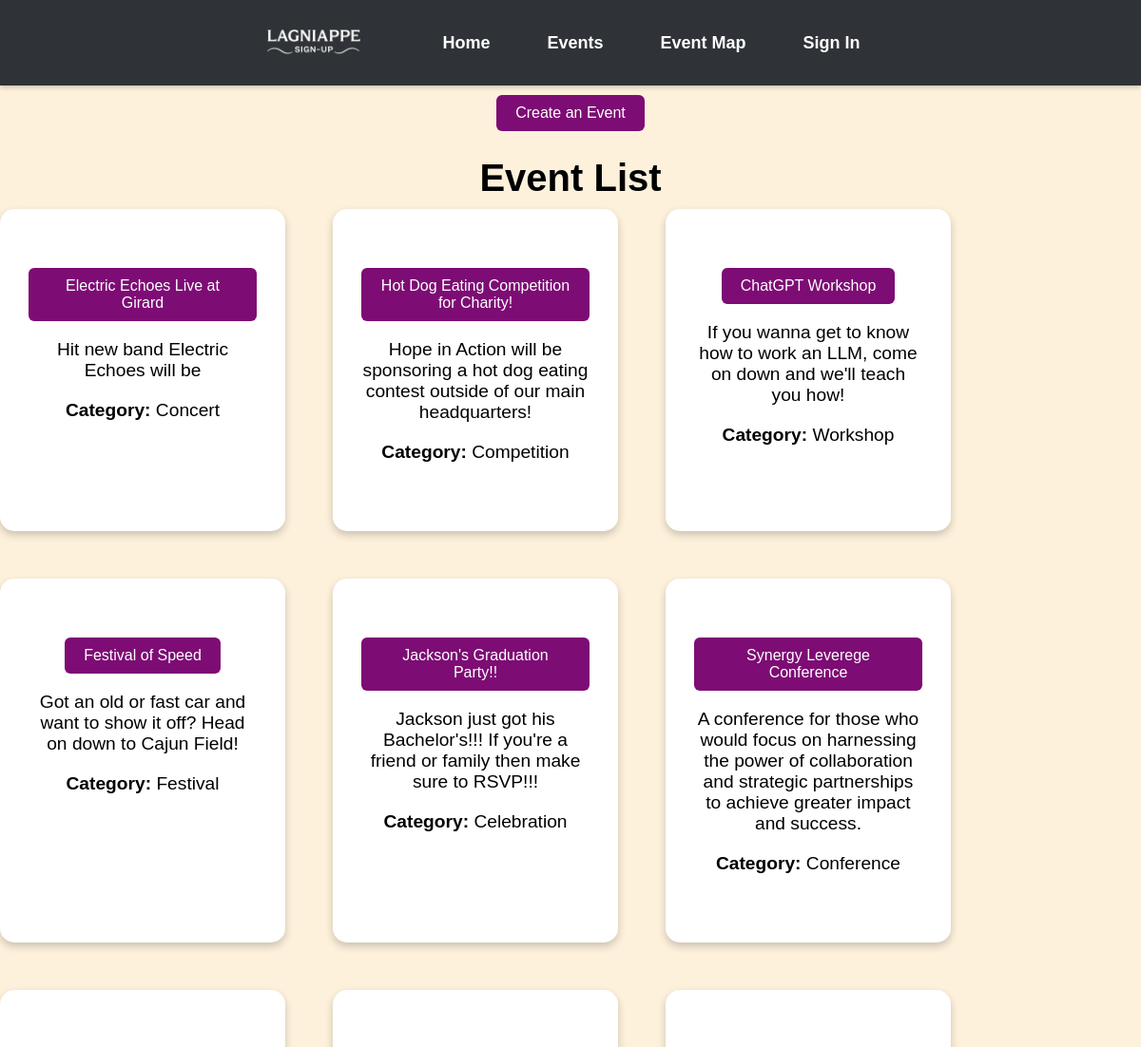
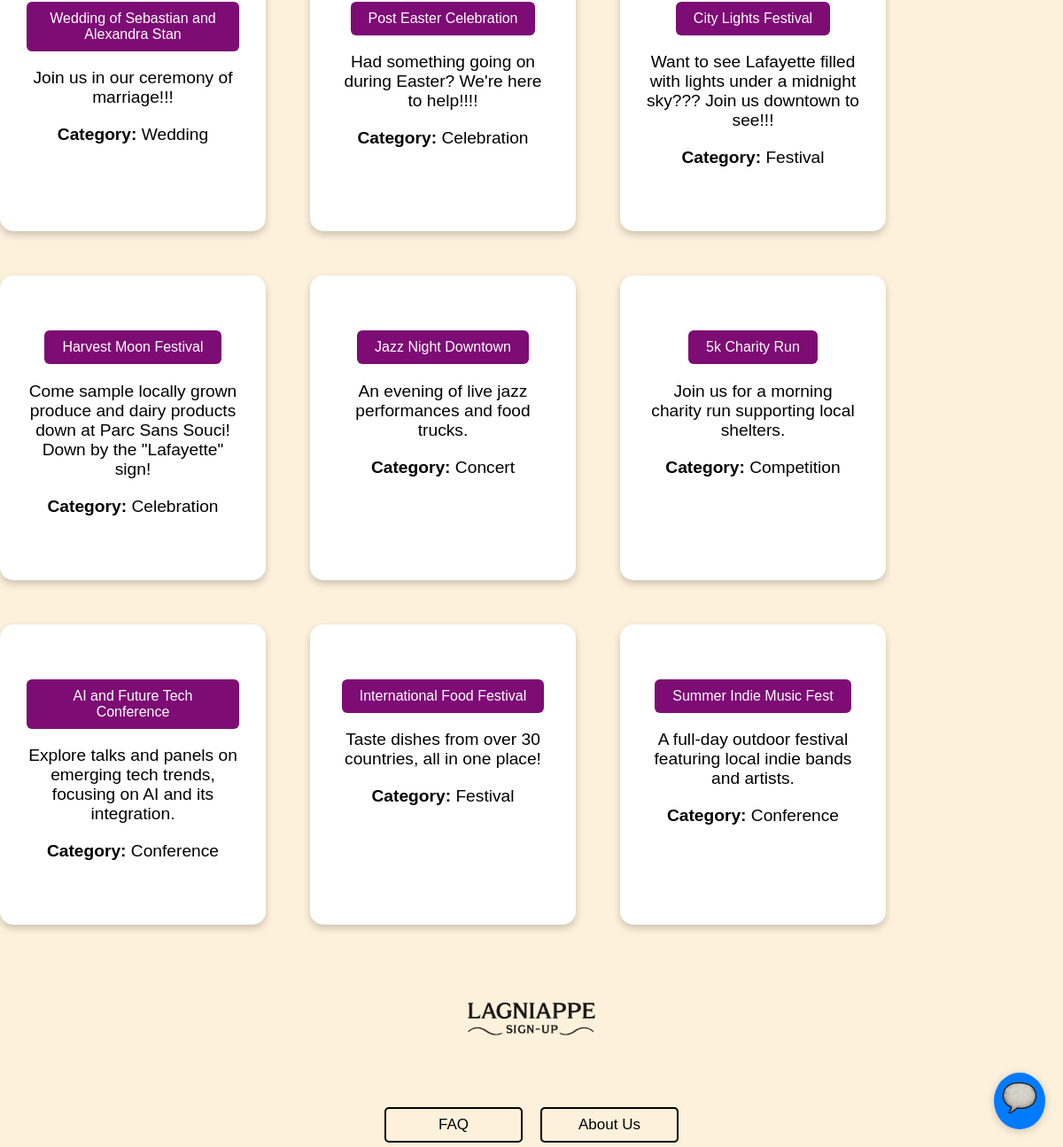
The page /event/list on the database its author committed (2 pictures, top to bottom).
### events/models.py (models this page shows)
class Event(models.Model):
    EventID = models.AutoField(("eventID"), primary_key=True)
    OrganizerID = models.ForeignKey(Users, on_delete=models.CASCADE)
    CategoryID = models.ForeignKey(Category, on_delete=models.CASCADE)
    Title = models.CharField(("title"), max_length=100)
    Description = models.CharField(("description"), max_length=500)
    Location = models.CharField(("location"), max_length=100)
    DateTime = models.DateTimeField(("datetime"), null=True)
    EventStatus = models.BooleanField(("eventstatus"), default=True)

class Category(models.Model):
    CategoryID = models.AutoField(("eventID"), primary_key=True)
    Name = models.CharField(("name"), unique=True, max_length=200)

### lagniappe_signup/views.py (the view, shortened to what this page needs)
# urls.py: path('event/list', views.list_event, name="event-list"),
@csrf_exempt
def list_event(request):
    if request.method == "GET":
        events = Event.objects.all()
        serializer = EventSerializer(events, many=True)
        return render(
            request,
            "event_list.html",
            {"events": events}
        )

### templates/event_list.html (shortened to what this page needs)
{% extends "base.html" %}
{% block content %}
  <button onclick="window.location.href='{% url 'event-create' %}'" class="btn btn-info">Create an Event</button>
  <h1>Event List</h1>
  {% if events %}
    <div style="display: flex; flex-wrap: wrap; gap: 50px; center-content: flex-start;">
      {% for event in events %}
      <div class="card">
        <div class="container">
          <button onclick="window.location.href='{% url 'event-detail' event.EventID%}'" class="btn btn-info">{{ event.Title }}</button>
          <p>{{ event.Description }}</p>
          <p><strong>Category:</strong> {{ event.CategoryID.Name }}</p>
        </div>
      </div>
      {% endfor %}
    </div>
  {% else %}
    <p>No events available.</p>
  {% endif %}
{% endblock %}

### static/css/style.css (style rules this page uses)
body { background-color: #fdf1dc; font-family: Arial, sans-serif; text-align: center; }
.container { width: 80%; max-width: 900px; margin: 50px auto; }
h1 { font-size: 2.5rem; font-weight: bold; margin-bottom: 10px; }
p { font-size: 1.2rem; margin-bottom: 20px; }
button { background-color: #7d0c74; color: white; padding: 10px 20px; border: none; border-radius: 5px; font-size: 1rem; cursor: pointer; margin-top: 10px; }
.btn { padding: 10px 20px; border: none; border-radius: 6px; text-decoration: none; font-size: 16px; cursor: pointer; }

### templates/headBanner.html (style rules this page uses)
html, body { margin: 0; padding: 0; }

### templates/base.html (style rules this page uses)
.card { box-shadow: 0 4px 8px 0 rgba(0,0,0,0.2); transition: 0.3s; background-color: white; border-radius: 15px; width: 300px; }
.container { padding: 2px 16px; }

### rows shown on the page
Event: Title "Electric Echoes Live at Girard", Description "Hit new band Electric Echoes will be", CategoryID.Name "Concert"
Event: Title "Hot Dog Eating Competition for Charity!", Description "Hope in Action will be sponsoring a hot dog eating contest outside of our main headquarters!", CategoryID.Name "Competition"
Event: Title "ChatGPT Workshop", Description "If you wanna get to know how to work an LLM, come on down and we'll teach you how!", CategoryID.Name "Workshop"
Event: Title "Festival of Speed", Description "Got an old or fast car and want to show it off? Head on down to Cajun Field!", CategoryID.Name "Festival"
Event: Title "Jackson's Graduation Party!!", Description "Jackson just got his Bachelor's!!! If you're a friend or family then make sure to RSVP!!!", CategoryID.Name "Celebration"
Event: Title "Synergy Leverege Conference", Description "A conference for those who would focus on harnessing the power of collaboration and strategic partnerships to achieve greater impact and success.", CategoryID.Name "Conference"
Event: Title "Wedding of Sebastian and Alexandra Stan", Description "Join us in our ceremony of marriage!!!", CategoryID.Name "Wedding"
Event: Title "Post Easter Celebration", Description "Had something going on during Easter? We're here to help!!!!", CategoryID.Name "Celebration"
Event: Title "City Lights Festival", Description "Want to see Lafayette filled with lights under a midnight sky??? Join us downtown to see!!!", CategoryID.Name "Festival"
Event: Title "Harvest Moon Festival", Description "Come sample locally grown produce and dairy products down at Parc Sans Souci! Down by the \"Lafayette\" sign!", CategoryID.Name "Celebration"
Event: Title "Jazz Night Downtown", Description "An evening of live jazz performances and food trucks.", CategoryID.Name "Concert"
Event: Title "5k Charity Run", Description "Join us for a morning charity run supporting local shelters.", CategoryID.Name "Competition"
Event: Title "AI and Future Tech Conference", Description "Explore talks and panels on emerging tech trends, focusing on AI and its integration.", CategoryID.Name "Conference"
Event: Title "International Food Festival", Description "Taste dishes from over 30 countries, all in one place!", CategoryID.Name "Festival"
Event: Title "Summer Indie Music Fest", Description "A full-day outdoor festival featuring local indie bands and artists.", CategoryID.Name "Conference"
